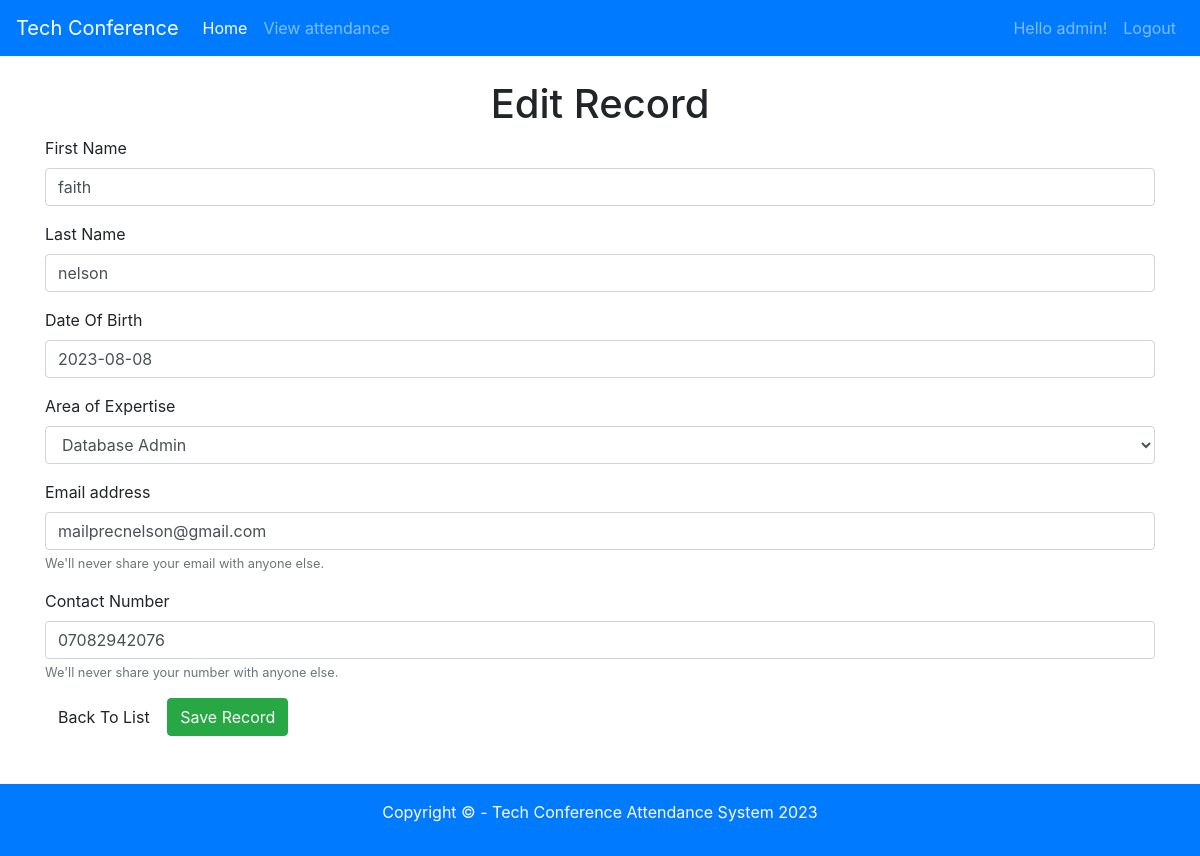
Page /edit.php?id=11 (signed in) on the committed database.
### tables this page shows
CREATE TABLE `attendance` (
  `attendance_id` int(11) NOT NULL,
  `firstname` varchar(100) NOT NULL,
  `lastname` varchar(1000) NOT NULL,
  `dateofbirth` date NOT NULL,
  `emailaddress` varchar(250) NOT NULL,
  `contactnumber` varchar(16) NOT NULL,
  `specialty_id` int(11) NOT NULL,
  `avatar_path` varchar(200) DEFAULT NULL
);

### db/conn.php (called while the page is built, shortened)
<?php
    $host = '127.0.0.1';
    $db = 'attendance_db';
    $user = 'root';
    $pass = '';
    $charset = 'utf8mb4';
    $dsn = "mysql:host=$host;dbname=$db;charset=$charset";
    try{
        $pdo = new PDO($dsn, $user, $pass);
       $pdo->setAttribute(PDO::ATTR_ERRMODE, PDO::ERRMODE_EXCEPTION);
    } catch(PDOException $e) {
        throw new PDOException($e->getMessage());
    }
    require_once 'crud.php';
    $crud = new crud($pdo);
?>

### db/crud.php (called while the page is built, shortened)
<?php
    class crud{
        private $db;
        function __construct($conn){
            $this->db = $conn;
        }
        public function getattendanceDetails($id){
           try{
                $sql = "select * from attendance a inner join specialties s on a.specialty_id = s.specialty_id
                where attendance_id = :id";
                $stmt = $this->db->prepare($sql);
                $stmt->bindparam(':id', $id);
                $stmt->execute();
                $result = $stmt->fetch();
                return $result;
           }catch (PDOException $e) {
                echo $e->getMessage();
                return false;
            }
        }
        public function getSpecialties(){
            try{
                $sql = "SELECT * FROM `specialties`";
                $result = $this->db->query($sql);
                return $result;
            }catch (PDOException $e) {
                echo $e->getMessage();
                return false;
            }
        }
    }
?>

### edit.php (the view, shortened to what this page needs)
<?php
    require_once 'includes/header.php';
    require_once 'db/conn.php';
    $results = $crud->getSpecialties();
    if(!isset($_GET['id']))
    {
        include 'includes/errormessage.php';
        header("Location: viewrecords.php");
    }
    else{
        $id = $_GET['id'];
        $attendance = $crud->getattendanceDetails($id);
?>
    <h1 class="text-center">Edit Record </h1>
    <form method="post" action="editpost.php">
        <div class="form-group">
            <label for="firstname">First Name</label>
            <input type="text" class="form-control" value="<?php echo $attendance['firstname'] ?>" id="firstname" name="firstname">
        </div>
        <div class="form-group">
            <label for="lastname">Last Name</label>
            <input type="text" class="form-control" value="<?php echo $attendance['lastname'] ?>" id="lastname" name="lastname">
        </div>
        <div class="form-group">
            <label for="dob">Date Of Birth</label>
            <input type="text" class="form-control" value="<?php echo $attendance['dateofbirth'] ?>" id="dob" name="dob">
        </div>
        <div class="form-group">
            <label for="specialty">Area of Expertise</label>
            <select class="form-control" id="specialty" name="specialty">
                <?php while($r = $results->fetch(PDO::FETCH_ASSOC)) {?>
                   <option value="<?php echo $r['specialty_id'] ?>" <?php if($r['specialty_id'] == $attendance['specialty_id']) echo 'selected' ?>>
                        <?php echo $r['name']; ?>
                   </option>
                <?php }?>
            </select>
        </div>
        <div class="form-group">
            <label for="email">Email address</label>
            <input type="email" class="form-control" id="email" value="<?php echo $attendance['emailaddress'] ?>" name="email" aria-describedby="emailHelp" >
            <small id="emailHelp" class="form-text text-muted">We'll never share your email with anyone else.</small>
        </div>
        <div class="form-group">
            <label for="phone">Contact Number</label>
            <input type="text" class="form-control" id="phone" value="<?php echo $attendance['contactnumber'] ?>" name="phone" aria-describedby="phoneHelp" >
            <small id="phoneHelp" class="form-text text-muted">We'll never share your number with anyone else.</small>
        </div>
        <a href="viewrecords.php" class="btn btn-default">Back To List</a>
        <button type="submit" name="submit" class="btn btn-success">Save Record</button>
    </form>
<?php } ?>
<br>
<br>
<br>
<br>
<br>
<?php require_once 'includes/footer.php'; ?>

### rows in the picture
attendance: firstname "faith", lastname "nelson", dob "2023-08-08", email "mailprecnelson@gmail.com", phone "07082942076"

### other values in the picture
$_SESSION['username'] "admin"
form field specialty "Database Admin"
